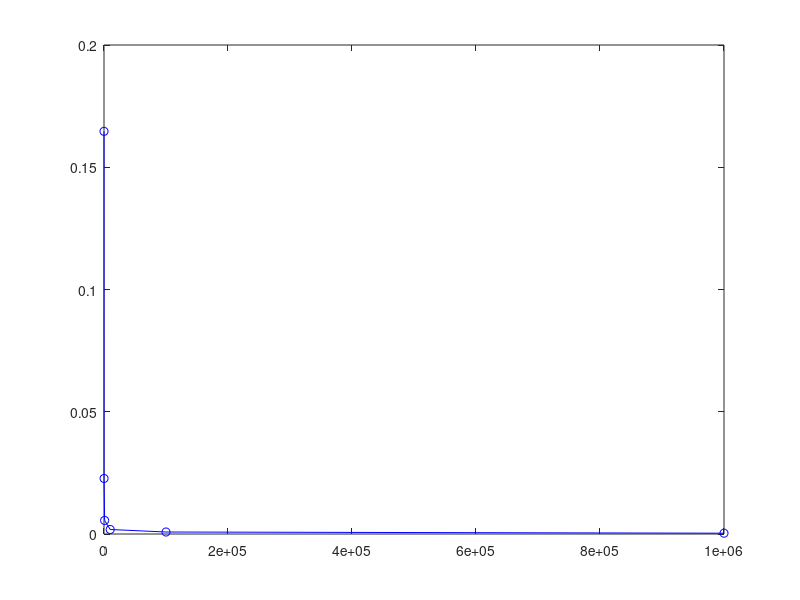

MATLAB code to generate this figure:
N = 1;
i = 1;
n = [];
b = [];
while N < 100001
    N = N * 10;
    psi = linspace(-pi,pi,N) + rand(1,N);
    b(i) = abs(mean(exp(1i*psi*1)));
    n(i) = N;
    i = i + 1;
end

plot(n, b, 'b-o')
